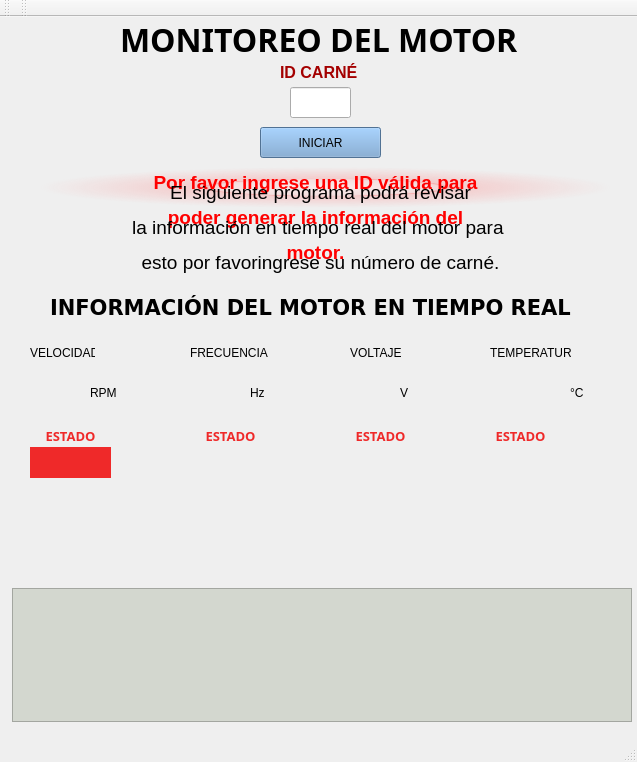
<?xml version="1.0" encoding="UTF-8"?>
<ui version="4.0">
 <class>UDP_CLIENTE_PROCYETO</class>
 <widget class="QMainWindow" name="UDP_CLIENTE_PROCYETO">
  <property name="enabled">
   <bool>true</bool>
  </property>
  <property name="geometry">
   <rect>
    <x>0</x>
    <y>0</y>
    <width>637</width>
    <height>762</height>
   </rect>
  </property>
  <property name="mouseTracking">
   <bool>false</bool>
  </property>
  <property name="tabletTracking">
   <bool>false</bool>
  </property>
  <property name="contextMenuPolicy">
   <enum>Qt::DefaultContextMenu</enum>
  </property>
  <property name="windowTitle">
   <string>UDP_CLIENTE_PROCYETO</string>
  </property>
  <property name="windowIcon">
   <iconset theme="JM">
    <normaloff>.</normaloff>.</iconset>
  </property>
  <property name="whatsThis">
   <string/>
  </property>
  <property name="autoFillBackground">
   <bool>false</bool>
  </property>
  <property name="styleSheet">
   <string notr="true">background-image: url(:/new/prefix1/IMAGENES/fondo.jpg);</string>
  </property>
  <property name="animated">
   <bool>true</bool>
  </property>
  <property name="dockNestingEnabled">
   <bool>false</bool>
  </property>
  <widget class="QWidget" name="centralwidget">
   <property name="styleSheet">
    <string notr="true"/>
   </property>
   <widget class="QPushButton" name="pushButton">
    <property name="geometry">
     <rect>
      <x>260</x>
      <y>110</y>
      <width>121</width>
      <height>31</height>
     </rect>
    </property>
    <property name="styleSheet">
     <string notr="true">background-color: rgb(114, 159, 207);
border-image: url(:/new/prefix1/IMAGENES/cuadrado_rojo_400x400.png);</string>
    </property>
    <property name="text">
     <string>INICIAR</string>
    </property>
   </widget>
   <widget class="QLabel" name="label">
    <property name="geometry">
     <rect>
      <x>280</x>
      <y>40</y>
      <width>81</width>
      <height>31</height>
     </rect>
    </property>
    <property name="styleSheet">
     <string notr="true">color: rgb(204, 0, 0);</string>
    </property>
    <property name="text">
     <string>&lt;html&gt;&lt;head/&gt;&lt;body&gt;&lt;p&gt;&lt;span style=&quot; font-size:12pt; font-weight:600; color:#a40000;&quot;&gt;ID CARNÉ&lt;/span&gt;&lt;/p&gt;&lt;/body&gt;&lt;/html&gt;</string>
    </property>
   </widget>
   <widget class="QLabel" name="label_2">
    <property name="enabled">
     <bool>true</bool>
    </property>
    <property name="geometry">
     <rect>
      <x>50</x>
      <y>200</y>
      <width>121</width>
      <height>31</height>
     </rect>
    </property>
    <property name="text">
     <string/>
    </property>
   </widget>
   <widget class="QLabel" name="label_3">
    <property name="enabled">
     <bool>true</bool>
    </property>
    <property name="geometry">
     <rect>
      <x>200</x>
      <y>200</y>
      <width>111</width>
      <height>31</height>
     </rect>
    </property>
    <property name="text">
     <string/>
    </property>
   </widget>
   <widget class="QLabel" name="label_4">
    <property name="enabled">
     <bool>true</bool>
    </property>
    <property name="geometry">
     <rect>
      <x>350</x>
      <y>200</y>
      <width>91</width>
      <height>31</height>
     </rect>
    </property>
    <property name="text">
     <string/>
    </property>
   </widget>
   <widget class="QLabel" name="label_5">
    <property name="enabled">
     <bool>true</bool>
    </property>
    <property name="geometry">
     <rect>
      <x>490</x>
      <y>200</y>
      <width>121</width>
      <height>31</height>
     </rect>
    </property>
    <property name="text">
     <string/>
    </property>
   </widget>
   <widget class="QLineEdit" name="carnet">
    <property name="geometry">
     <rect>
      <x>290</x>
      <y>70</y>
      <width>61</width>
      <height>31</height>
     </rect>
    </property>
    <property name="styleSheet">
     <string notr="true">image: url(:/new/prefix1/IMAGENES/cuadrado_rojo_400x400.png);</string>
    </property>
    <property name="text">
     <string/>
    </property>
   </widget>
   <widget class="QLabel" name="label_6">
    <property name="enabled">
     <bool>true</bool>
    </property>
    <property name="geometry">
     <rect>
      <x>40</x>
      <y>150</y>
      <width>571</width>
      <height>41</height>
     </rect>
    </property>
    <property name="font">
     <font>
      <family>Droid Sans Fallback</family>
      <pointsize>24</pointsize>
      <weight>75</weight>
      <bold>true</bold>
     </font>
    </property>
    <property name="layoutDirection">
     <enum>Qt::RightToLeft</enum>
    </property>
    <property name="styleSheet">
     <string notr="true">background-color:qradialgradient(spread:pad, cx:0.5, cy:0.5, radius:0.5, fx:0.5, fy:0.5, stop:0 rgba(255, 235, 235, 206), stop:0.35 rgba(255, 188, 188, 80), stop:0.4 rgba(255, 162, 162, 80), stop:0.425 rgba(255, 132, 132, 156), stop:0.44 rgba(252, 128, 128, 80), stop:1 rgba(255, 255, 255, 0))</string>
    </property>
    <property name="text">
     <string/>
    </property>
   </widget>
   <widget class="QLabel" name="label_7">
    <property name="geometry">
     <rect>
      <x>120</x>
      <y>0</y>
      <width>451</width>
      <height>41</height>
     </rect>
    </property>
    <property name="font">
     <font>
      <family>Droid Sans Fallback</family>
      <pointsize>27</pointsize>
      <weight>75</weight>
      <bold>true</bold>
     </font>
    </property>
    <property name="layoutDirection">
     <enum>Qt::RightToLeft</enum>
    </property>
    <property name="text">
     <string>&lt;html&gt;&lt;head/&gt;&lt;body&gt;&lt;p&gt;&lt;span style=&quot; font-size:24pt;&quot;&gt;MONITOREO DEL MOTOR&lt;/span&gt;&lt;/p&gt;&lt;/body&gt;&lt;/html&gt;</string>
    </property>
   </widget>
   <widget class="QLabel" name="veli">
    <property name="enabled">
     <bool>true</bool>
    </property>
    <property name="geometry">
     <rect>
      <x>40</x>
      <y>230</y>
      <width>71</width>
      <height>31</height>
     </rect>
    </property>
    <property name="font">
     <font>
      <pointsize>16</pointsize>
     </font>
    </property>
    <property name="text">
     <string>&lt;html&gt;&lt;head/&gt;&lt;body&gt;&lt;p&gt;&lt;br/&gt;&lt;/p&gt;&lt;/body&gt;&lt;/html&gt;</string>
    </property>
   </widget>
   <widget class="QLabel" name="vel">
    <property name="enabled">
     <bool>true</bool>
    </property>
    <property name="geometry">
     <rect>
      <x>120</x>
      <y>230</y>
      <width>51</width>
      <height>31</height>
     </rect>
    </property>
    <property name="font">
     <font>
      <pointsize>16</pointsize>
     </font>
    </property>
    <property name="text">
     <string/>
    </property>
   </widget>
   <widget class="QLabel" name="frei">
    <property name="enabled">
     <bool>true</bool>
    </property>
    <property name="geometry">
     <rect>
      <x>210</x>
      <y>230</y>
      <width>65</width>
      <height>31</height>
     </rect>
    </property>
    <property name="font">
     <font>
      <pointsize>16</pointsize>
     </font>
    </property>
    <property name="text">
     <string>&lt;html&gt;&lt;head/&gt;&lt;body&gt;&lt;p&gt;&lt;br/&gt;&lt;/p&gt;&lt;/body&gt;&lt;/html&gt;</string>
    </property>
   </widget>
   <widget class="QLabel" name="fre">
    <property name="enabled">
     <bool>true</bool>
    </property>
    <property name="geometry">
     <rect>
      <x>260</x>
      <y>230</y>
      <width>51</width>
      <height>31</height>
     </rect>
    </property>
    <property name="font">
     <font>
      <pointsize>16</pointsize>
     </font>
    </property>
    <property name="text">
     <string/>
    </property>
   </widget>
   <widget class="QLabel" name="volt">
    <property name="enabled">
     <bool>true</bool>
    </property>
    <property name="geometry">
     <rect>
      <x>410</x>
      <y>230</y>
      <width>51</width>
      <height>31</height>
     </rect>
    </property>
    <property name="font">
     <font>
      <pointsize>16</pointsize>
     </font>
    </property>
    <property name="text">
     <string/>
    </property>
   </widget>
   <widget class="QLabel" name="volti">
    <property name="enabled">
     <bool>true</bool>
    </property>
    <property name="geometry">
     <rect>
      <x>340</x>
      <y>230</y>
      <width>65</width>
      <height>31</height>
     </rect>
    </property>
    <property name="font">
     <font>
      <pointsize>16</pointsize>
     </font>
    </property>
    <property name="text">
     <string>&lt;html&gt;&lt;head/&gt;&lt;body&gt;&lt;p&gt;&lt;br/&gt;&lt;/p&gt;&lt;/body&gt;&lt;/html&gt;</string>
    </property>
   </widget>
   <widget class="QLabel" name="tem">
    <property name="enabled">
     <bool>true</bool>
    </property>
    <property name="geometry">
     <rect>
      <x>550</x>
      <y>230</y>
      <width>51</width>
      <height>31</height>
     </rect>
    </property>
    <property name="font">
     <font>
      <pointsize>16</pointsize>
     </font>
    </property>
    <property name="text">
     <string/>
    </property>
   </widget>
   <widget class="QLabel" name="temi">
    <property name="enabled">
     <bool>true</bool>
    </property>
    <property name="geometry">
     <rect>
      <x>500</x>
      <y>230</y>
      <width>51</width>
      <height>31</height>
     </rect>
    </property>
    <property name="font">
     <font>
      <pointsize>16</pointsize>
     </font>
    </property>
    <property name="text">
     <string>&lt;html&gt;&lt;head/&gt;&lt;body&gt;&lt;p&gt;&lt;br/&gt;&lt;/p&gt;&lt;/body&gt;&lt;/html&gt;</string>
    </property>
   </widget>
   <widget class="QLabel" name="datos_real">
    <property name="geometry">
     <rect>
      <x>50</x>
      <y>260</y>
      <width>531</width>
      <height>61</height>
     </rect>
    </property>
    <property name="font">
     <font>
      <family>DejaVu Sans</family>
      <pointsize>16</pointsize>
      <weight>75</weight>
      <bold>true</bold>
     </font>
    </property>
    <property name="styleSheet">
     <string notr="true">gridline-color: qlineargradient(spread:pad, x1:0, y1:0, x2:1, y2:1, stop:0 rgba(61, 11, 2, 255), stop:1 rgba(255, 255, 255, 255));</string>
    </property>
    <property name="text">
     <string>INFORMACIÓN DEL MOTOR EN TIEMPO REAL</string>
    </property>
   </widget>
   <widget class="QLabel" name="v">
    <property name="geometry">
     <rect>
      <x>30</x>
      <y>320</y>
      <width>65</width>
      <height>31</height>
     </rect>
    </property>
    <property name="text">
     <string>VELOCIDAD</string>
    </property>
   </widget>
   <widget class="QLabel" name="f">
    <property name="geometry">
     <rect>
      <x>190</x>
      <y>320</y>
      <width>81</width>
      <height>31</height>
     </rect>
    </property>
    <property name="text">
     <string>FRECUENCIA</string>
    </property>
   </widget>
   <widget class="QLabel" name="vl">
    <property name="geometry">
     <rect>
      <x>350</x>
      <y>320</y>
      <width>65</width>
      <height>31</height>
     </rect>
    </property>
    <property name="text">
     <string>VOLTAJE</string>
    </property>
   </widget>
   <widget class="QLabel" name="t">
    <property name="geometry">
     <rect>
      <x>490</x>
      <y>320</y>
      <width>81</width>
      <height>31</height>
     </rect>
    </property>
    <property name="text">
     <string>TEMPERATURA</string>
    </property>
   </widget>
   <widget class="QLabel" name="dvel">
    <property name="geometry">
     <rect>
      <x>30</x>
      <y>360</y>
      <width>71</width>
      <height>31</height>
     </rect>
    </property>
    <property name="font">
     <font>
      <pointsize>13</pointsize>
     </font>
    </property>
    <property name="text">
     <string/>
    </property>
   </widget>
   <widget class="QLabel" name="dfre">
    <property name="geometry">
     <rect>
      <x>190</x>
      <y>360</y>
      <width>51</width>
      <height>31</height>
     </rect>
    </property>
    <property name="font">
     <font>
      <pointsize>13</pointsize>
     </font>
    </property>
    <property name="text">
     <string/>
    </property>
   </widget>
   <widget class="QLabel" name="dvol">
    <property name="geometry">
     <rect>
      <x>340</x>
      <y>360</y>
      <width>51</width>
      <height>31</height>
     </rect>
    </property>
    <property name="font">
     <font>
      <pointsize>13</pointsize>
     </font>
    </property>
    <property name="text">
     <string/>
    </property>
   </widget>
   <widget class="QLabel" name="dtem">
    <property name="geometry">
     <rect>
      <x>490</x>
      <y>360</y>
      <width>61</width>
      <height>31</height>
     </rect>
    </property>
    <property name="font">
     <font>
      <pointsize>13</pointsize>
     </font>
    </property>
    <property name="text">
     <string/>
    </property>
   </widget>
   <widget class="QLabel" name="rpm">
    <property name="geometry">
     <rect>
      <x>90</x>
      <y>360</y>
      <width>31</width>
      <height>31</height>
     </rect>
    </property>
    <property name="text">
     <string>RPM</string>
    </property>
   </widget>
   <widget class="QLabel" name="hz">
    <property name="geometry">
     <rect>
      <x>250</x>
      <y>360</y>
      <width>31</width>
      <height>31</height>
     </rect>
    </property>
    <property name="text">
     <string>Hz</string>
    </property>
   </widget>
   <widget class="QLabel" name="vs">
    <property name="geometry">
     <rect>
      <x>400</x>
      <y>360</y>
      <width>31</width>
      <height>31</height>
     </rect>
    </property>
    <property name="text">
     <string>V</string>
    </property>
   </widget>
   <widget class="QLabel" name="c">
    <property name="geometry">
     <rect>
      <x>570</x>
      <y>360</y>
      <width>31</width>
      <height>31</height>
     </rect>
    </property>
    <property name="text">
     <string>°C</string>
    </property>
   </widget>
   <widget class="QLabel" name="advertencia">
    <property name="geometry">
     <rect>
      <x>10</x>
      <y>510</y>
      <width>601</width>
      <height>51</height>
     </rect>
    </property>
    <property name="text">
     <string/>
    </property>
    <property name="pixmap">
     <pixmap resource="IMAGENES.qrc">:/new/prefix1/IMAGENES/cuadrado_rojo_400x400.png</pixmap>
    </property>
    <property name="scaledContents">
     <bool>true</bool>
    </property>
   </widget>
   <widget class="QLabel" name="letrero2">
    <property name="geometry">
     <rect>
      <x>70</x>
      <y>150</y>
      <width>491</width>
      <height>101</height>
     </rect>
    </property>
    <property name="text">
     <string>&lt;html&gt;&lt;head/&gt;&lt;body&gt;&lt;p align=&quot;center&quot;&gt;&lt;span style=&quot; font-size:14pt; font-weight:600; color:#ff0000;&quot;&gt;Por favor ingrese una ID válida para&lt;/span&gt;&lt;/p&gt;&lt;p align=&quot;center&quot;&gt;&lt;span style=&quot; font-size:14pt; font-weight:600; color:#ff0000;&quot;&gt;poder generar la información del&lt;/span&gt;&lt;/p&gt;&lt;p align=&quot;center&quot;&gt;&lt;span style=&quot; font-size:14pt; font-weight:600; color:#ff0000;&quot;&gt;motor.&lt;/span&gt;&lt;/p&gt;&lt;/body&gt;&lt;/html&gt;</string>
    </property>
   </widget>
   <widget class="QLabel" name="pv">
    <property name="geometry">
     <rect>
      <x>30</x>
      <y>430</y>
      <width>81</width>
      <height>31</height>
     </rect>
    </property>
    <property name="font">
     <font>
      <family>Sans</family>
      <pointsize>13</pointsize>
      <weight>75</weight>
      <bold>true</bold>
     </font>
    </property>
    <property name="acceptDrops">
     <bool>false</bool>
    </property>
    <property name="styleSheet">
     <string notr="true">background-color: rgb(239, 41, 41);</string>
    </property>
    <property name="text">
     <string>&lt;html&gt;&lt;head/&gt;&lt;body&gt;&lt;p&gt;&lt;br/&gt;&lt;/p&gt;&lt;/body&gt;&lt;/html&gt;</string>
    </property>
   </widget>
   <widget class="QLabel" name="pf">
    <property name="geometry">
     <rect>
      <x>190</x>
      <y>430</y>
      <width>81</width>
      <height>31</height>
     </rect>
    </property>
    <property name="font">
     <font>
      <family>DejaVu Sans</family>
      <pointsize>13</pointsize>
      <weight>75</weight>
      <bold>true</bold>
     </font>
    </property>
    <property name="text">
     <string/>
    </property>
   </widget>
   <widget class="QLabel" name="pvl">
    <property name="geometry">
     <rect>
      <x>340</x>
      <y>430</y>
      <width>81</width>
      <height>31</height>
     </rect>
    </property>
    <property name="font">
     <font>
      <family>Sans</family>
      <pointsize>13</pointsize>
      <weight>75</weight>
      <bold>true</bold>
     </font>
    </property>
    <property name="text">
     <string/>
    </property>
   </widget>
   <widget class="QLabel" name="pt">
    <property name="geometry">
     <rect>
      <x>490</x>
      <y>430</y>
      <width>81</width>
      <height>31</height>
     </rect>
    </property>
    <property name="font">
     <font>
      <family>Sans</family>
      <pointsize>13</pointsize>
      <weight>75</weight>
      <bold>true</bold>
     </font>
    </property>
    <property name="text">
     <string/>
    </property>
   </widget>
   <widget class="QLabel" name="letrero1">
    <property name="geometry">
     <rect>
      <x>0</x>
      <y>150</y>
      <width>641</width>
      <height>121</height>
     </rect>
    </property>
    <property name="text">
     <string>&lt;html&gt;&lt;head/&gt;&lt;body&gt;&lt;p align=&quot;center&quot;&gt;&lt;span style=&quot; font-size:14pt; color:#000000;&quot;&gt;El siguiente programa podrá revisar&lt;/span&gt;&lt;/p&gt;&lt;p align=&quot;center&quot;&gt;&lt;span style=&quot; font-size:14pt; color:#000000;&quot;&gt;la información en tiempo real del motor para &lt;/span&gt;&lt;/p&gt;&lt;p align=&quot;center&quot;&gt;&lt;span style=&quot; font-size:14pt; color:#000000;&quot;&gt;esto por favoringrese su número de carné.&lt;/span&gt;&lt;/p&gt;&lt;/body&gt;&lt;/html&gt;</string>
    </property>
   </widget>
   <widget class="QLabel" name="letrero3">
    <property name="geometry">
     <rect>
      <x>20</x>
      <y>460</y>
      <width>581</width>
      <height>41</height>
     </rect>
    </property>
    <property name="font">
     <font>
      <family>DejaVu Sans</family>
      <pointsize>13</pointsize>
      <weight>75</weight>
      <bold>true</bold>
     </font>
    </property>
    <property name="styleSheet">
     <string notr="true"/>
    </property>
    <property name="text">
     <string/>
    </property>
   </widget>
   <widget class="QLabel" name="todobien">
    <property name="geometry">
     <rect>
      <x>10</x>
      <y>510</y>
      <width>601</width>
      <height>51</height>
     </rect>
    </property>
    <property name="text">
     <string/>
    </property>
    <property name="pixmap">
     <pixmap resource="IMAGENES.qrc">:/new/prefix1/IMAGENES/colores-verde-neon35-76b0ea65041018772e1fa4e25707f5a5-1024-1024.jpg</pixmap>
    </property>
    <property name="scaledContents">
     <bool>true</bool>
    </property>
   </widget>
   <widget class="QLabel" name="std1">
    <property name="geometry">
     <rect>
      <x>30</x>
      <y>410</y>
      <width>81</width>
      <height>16</height>
     </rect>
    </property>
    <property name="font">
     <font>
      <family>Sans</family>
      <pointsize>10</pointsize>
      <weight>75</weight>
      <bold>true</bold>
     </font>
    </property>
    <property name="text">
     <string>&lt;html&gt;&lt;head/&gt;&lt;body&gt;&lt;p align=&quot;center&quot;&gt;&lt;span style=&quot; color:#ef2929;&quot;&gt;ESTADO&lt;/span&gt;&lt;/p&gt;&lt;/body&gt;&lt;/html&gt;</string>
    </property>
   </widget>
   <widget class="QLabel" name="std2">
    <property name="geometry">
     <rect>
      <x>190</x>
      <y>410</y>
      <width>81</width>
      <height>16</height>
     </rect>
    </property>
    <property name="font">
     <font>
      <family>Sans</family>
      <pointsize>10</pointsize>
      <weight>75</weight>
      <bold>true</bold>
     </font>
    </property>
    <property name="text">
     <string>&lt;html&gt;&lt;head/&gt;&lt;body&gt;&lt;p align=&quot;center&quot;&gt;&lt;span style=&quot; color:#ef2929;&quot;&gt;ESTADO&lt;/span&gt;&lt;/p&gt;&lt;/body&gt;&lt;/html&gt;</string>
    </property>
   </widget>
   <widget class="QLabel" name="std3">
    <property name="geometry">
     <rect>
      <x>340</x>
      <y>410</y>
      <width>81</width>
      <height>16</height>
     </rect>
    </property>
    <property name="font">
     <font>
      <family>Sans</family>
      <pointsize>10</pointsize>
      <weight>75</weight>
      <bold>true</bold>
     </font>
    </property>
    <property name="text">
     <string>&lt;html&gt;&lt;head/&gt;&lt;body&gt;&lt;p align=&quot;center&quot;&gt;&lt;span style=&quot; color:#ef2929;&quot;&gt;ESTADO&lt;/span&gt;&lt;/p&gt;&lt;/body&gt;&lt;/html&gt;</string>
    </property>
   </widget>
   <widget class="QLabel" name="std4">
    <property name="geometry">
     <rect>
      <x>480</x>
      <y>410</y>
      <width>81</width>
      <height>16</height>
     </rect>
    </property>
    <property name="font">
     <font>
      <family>Sans</family>
      <pointsize>10</pointsize>
      <weight>75</weight>
      <bold>true</bold>
     </font>
    </property>
    <property name="text">
     <string>&lt;html&gt;&lt;head/&gt;&lt;body&gt;&lt;p align=&quot;center&quot;&gt;&lt;span style=&quot; color:#ef2929;&quot;&gt;ESTADO&lt;/span&gt;&lt;/p&gt;&lt;/body&gt;&lt;/html&gt;</string>
    </property>
   </widget>
   <widget class="QTableWidget" name="tableWidget">
    <property name="geometry">
     <rect>
      <x>12</x>
      <y>571</y>
      <width>620</width>
      <height>134</height>
     </rect>
    </property>
    <property name="styleSheet">
     <string notr="true">background-color: rgb(211, 215, 207);</string>
    </property>
   </widget>
   <widget class="QLabel" name="ocultar2">
    <property name="geometry">
     <rect>
      <x>0</x>
      <y>270</y>
      <width>631</width>
      <height>431</height>
     </rect>
    </property>
    <property name="text">
     <string/>
    </property>
   </widget>
   <zorder>label</zorder>
   <zorder>label_2</zorder>
   <zorder>label_3</zorder>
   <zorder>label_4</zorder>
   <zorder>label_5</zorder>
   <zorder>carnet</zorder>
   <zorder>label_6</zorder>
   <zorder>label_7</zorder>
   <zorder>veli</zorder>
   <zorder>vel</zorder>
   <zorder>frei</zorder>
   <zorder>fre</zorder>
   <zorder>volt</zorder>
   <zorder>volti</zorder>
   <zorder>tem</zorder>
   <zorder>temi</zorder>
   <zorder>datos_real</zorder>
   <zorder>v</zorder>
   <zorder>f</zorder>
   <zorder>vl</zorder>
   <zorder>t</zorder>
   <zorder>dvel</zorder>
   <zorder>dfre</zorder>
   <zorder>dvol</zorder>
   <zorder>dtem</zorder>
   <zorder>rpm</zorder>
   <zorder>hz</zorder>
   <zorder>vs</zorder>
   <zorder>c</zorder>
   <zorder>advertencia</zorder>
   <zorder>letrero2</zorder>
   <zorder>pv</zorder>
   <zorder>pf</zorder>
   <zorder>pvl</zorder>
   <zorder>pt</zorder>
   <zorder>letrero1</zorder>
   <zorder>letrero3</zorder>
   <zorder>todobien</zorder>
   <zorder>std1</zorder>
   <zorder>std2</zorder>
   <zorder>std3</zorder>
   <zorder>std4</zorder>
   <zorder>tableWidget</zorder>
   <zorder>ocultar2</zorder>
   <zorder>pushButton</zorder>
  </widget>
  <widget class="QMenuBar" name="menubar">
   <property name="geometry">
    <rect>
     <x>0</x>
     <y>0</y>
     <width>637</width>
     <height>20</height>
    </rect>
   </property>
  </widget>
  <widget class="QStatusBar" name="statusbar"/>
  <widget class="QToolBar" name="toolBar">
   <property name="windowTitle">
    <string>toolBar</string>
   </property>
   <attribute name="toolBarArea">
    <enum>TopToolBarArea</enum>
   </attribute>
   <attribute name="toolBarBreak">
    <bool>false</bool>
   </attribute>
  </widget>
  <widget class="QToolBar" name="toolBar_2">
   <property name="windowTitle">
    <string>toolBar_2</string>
   </property>
   <attribute name="toolBarArea">
    <enum>TopToolBarArea</enum>
   </attribute>
   <attribute name="toolBarBreak">
    <bool>false</bool>
   </attribute>
  </widget>
 </widget>
 <resources>
  <include location="IMAGENES.qrc"/>
 </resources>
 <connections/>
</ui>
